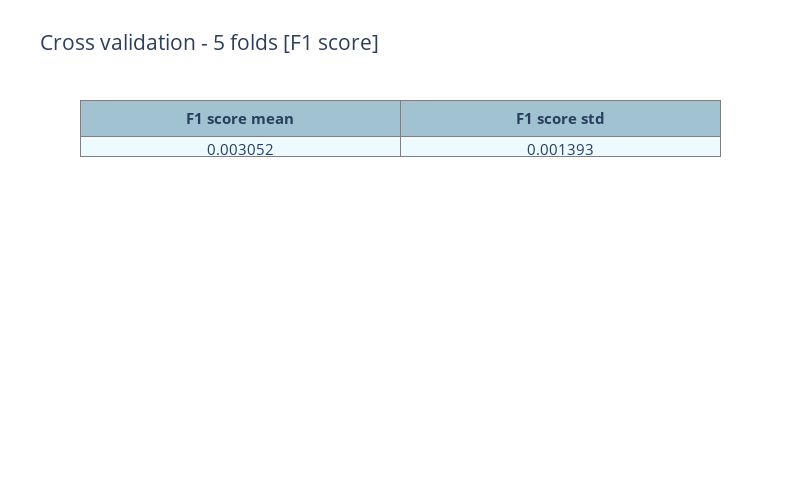

The notebook cell this image was saved under:
### Code cell
scores = cross_val_score(kmeans, X_train, y_train, scoring = 'f1', cv=5)
trace = go.Table(
    header=dict(values=['<b>F1 score mean<b>', '<b>F1 score std<b>'],
                line = dict(color='#7D7F80'),
                fill = dict(color='#a1c3d1'),
                align = ['center'],
                font = dict(size = 15)),
    cells=dict(values=[np.round(scores.mean(),6),
                       np.round(scores.std(),6)],
               line = dict(color='#7D7F80'),
               fill = dict(color='#EDFAFF'),
               align = ['center'], font = dict(size = 15)))

layout = dict(width=800, height=500, title = 'Cross validation - 5 folds [F1 score]', font = dict(size = 15))
fig = dict(data=[trace], layout=layout)
py.iplot(fig, filename = 'styled_table')

### Figure 1 — Plotly figure (JSON) as saved in the notebook; plotly's stock layout.template omitted (floating-point values rounded to 4 significant figures)
{"data": [{"cells": {"align": ["center"], "fill": {"color": "#EDFAFF"}, "font": {"size": 15}, "line": {"color": "#7D7F80"}, "values": [0.003052, 0.001393]}, "header": {"align": ["center"], "fill": {"color": "#a1c3d1"}, "font": {"size": 15}, "line": {"color": "#7D7F80"}, "values": ["<b>F1 score mean<b>", "<b>F1 score std<b>"]}, "type": "table"}], "layout": {"font": {"size": 15}, "height": 500, "title": {"text": "Cross validation - 5 folds [F1 score]"}, "width": 800}}
